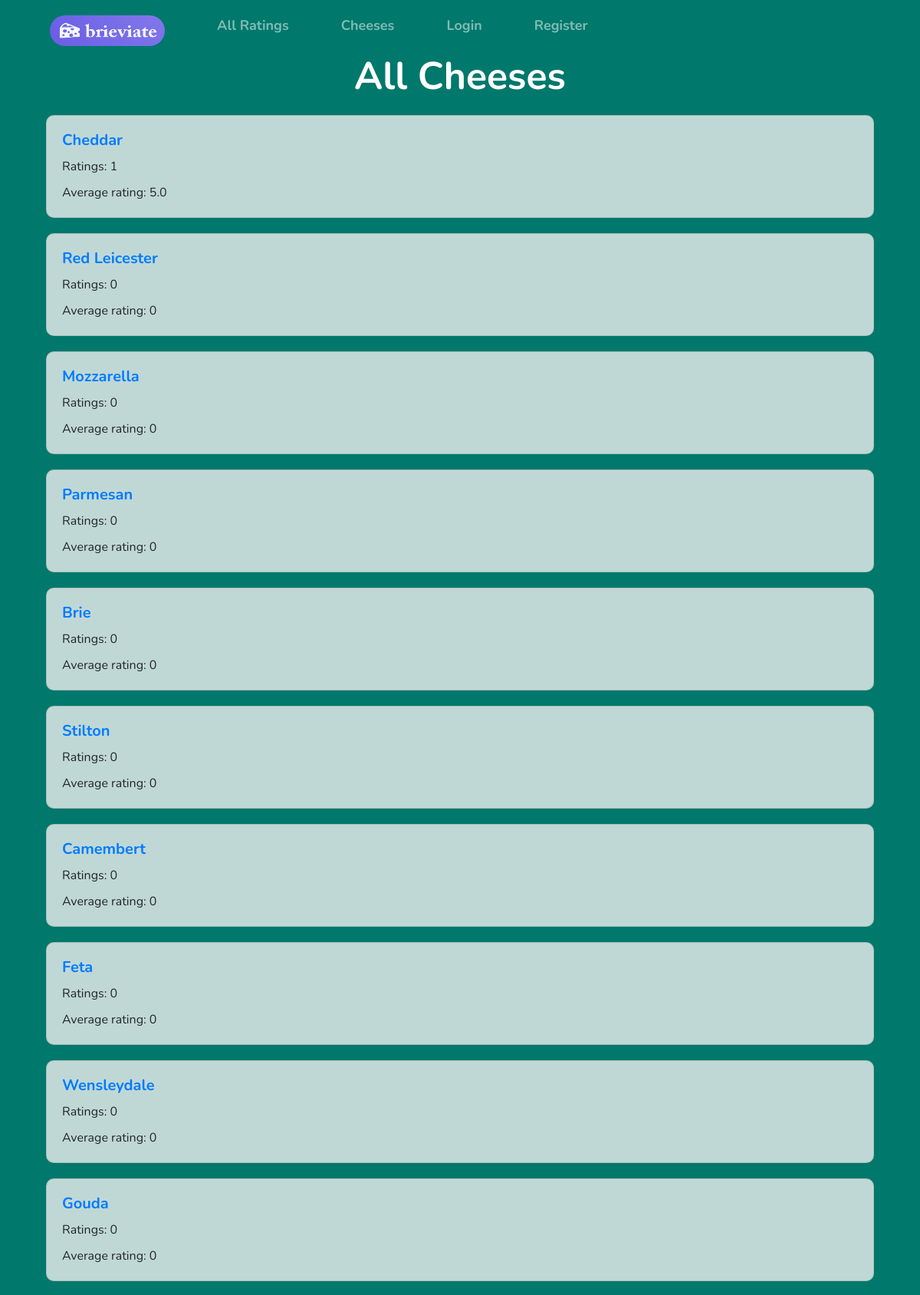
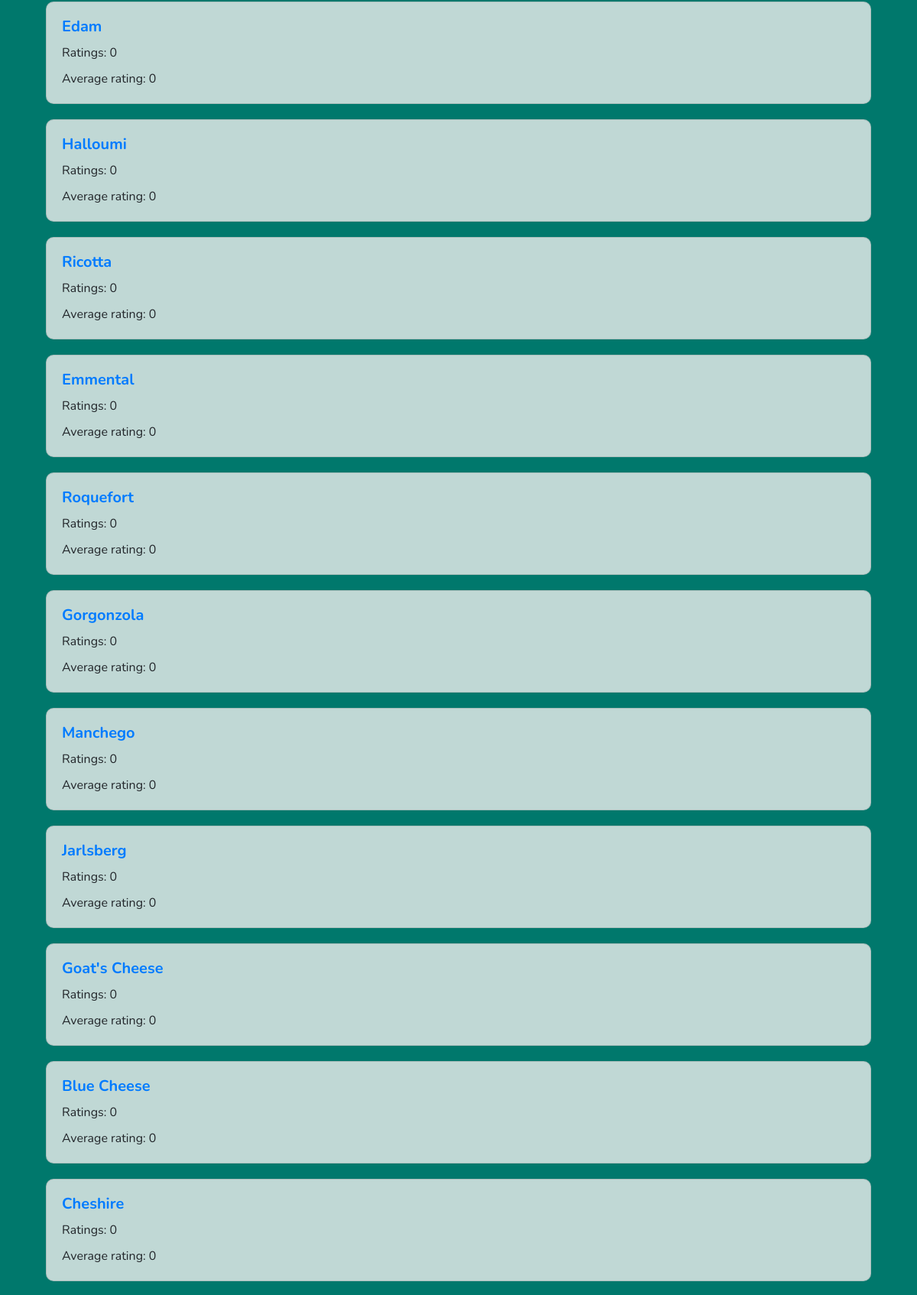
Screenshot of /all_cheeses (upper part) with the database file from the repository (2 pictures, top to bottom).
### app/models.py (models this page shows, shortened)
class Cheese(db.Model):
    id = db.Column(db.Integer, primary_key=True)
    name = db.Column(db.String(64), index=True, unique=False)

### app/cheeses.py (the view)
@cheeses.route('/all_cheeses')
def all_cheeses():
    cheeses_original=Cheese.query.all()
    cheeses=[]
    for entry in cheeses_original:
        cheese = {}
        cheese['id']=entry.id
        cheese['name']=entry.name
        cheese['ratings']=Review.query.filter_by(cheese_id=entry.id).count()
        if cheese['ratings'] == 0:
            cheese['average_rating']=0
        else:
            average_rating = Review.query.filter_by(cheese_id=entry.id).with_entities(db.func.avg(Review.rating)).first()[0]
            cheese['average_rating'] = round(average_rating, 2)
        cheeses.append(cheese)
    return render_template('all_cheeses.html', cheeses=cheeses, title='All Cheeses')

### app/__init__.py (called while the page is built)
@app.before_request
def initial_setup():
    filename = app.static_folder + '/cheeses.txt'
    get_cheeses(filename)

### app/get_cheeses.py (called while the page is built)
def get_cheeses(filename):
    with open(filename, 'r') as file:
        cheeses = file.readlines()
        for cheese_name in cheeses:
            cheese_name = cheese_name.strip()
            existing_cheese = Cheese.query.filter_by(name=cheese_name).first()
            if not existing_cheese:
                cheese = Cheese(name=cheese_name)
                db.session.add(cheese)
        db.session.commit()

### app/templates/all_cheeses.html
{% extends "base.html" %}
{% block content %}
<div class="container">
    <h1 class="page-title">All Cheeses</h1>
    <div class="container-fluid">
        <div class="row">
            <div class="col-12">
                {% for cheese in cheeses %}
                <div class="card">
                    <div class="card-body">
                        <h5 class="card-text-cheese"><a href="{{ url_for ('cheeses.cheese_profile', cheese=cheese.name.lower().replace(' ', '-')) }}">{{ cheese.name }}</a></h5>
                        <p class="card-text">Ratings: {{ cheese.ratings }}</p>
                        <p class="card-text">Average rating: {{ cheese.average_rating }}</p>
                    </div>
                </div>
                {% endfor %}
            </div>
        </div>
    </div>
</div>
{% endblock %}

### app/static/formatting.css (style rules this page uses)
.page-title { color: #ffffff; font-size: 50px; text-align: center; font-weight: bold; margin-bottom: 20px; }
.card { background-color: rgba(240, 240, 240, 0.8); backdrop-filter: blur(5px); border-radius: 10px; margin-bottom: 20px; }
.card-body { padding: 20px; }
.card-text { margin-bottom: 10px; }
.card-text-cheese { font-size: 20px; font-weight:bold; margin-bottom: 10px; }
body { background-color: #00786c; font-family: 'Nunito'; font-size: 16px; }

### rows the page displays
Cheese: name "Cheddar", ratings "1", average_rating "5.0"
Cheese: name "Red Leicester", ratings "0", average_rating "0"
Cheese: name "Mozzarella", ratings "0", average_rating "0"
Cheese: name "Parmesan", ratings "0", average_rating "0"
Cheese: name "Brie", ratings "0", average_rating "0"
Cheese: name "Stilton", ratings "0", average_rating "0"
Cheese: name "Camembert", ratings "0", average_rating "0"
Cheese: name "Feta", ratings "0", average_rating "0"
Cheese: name "Wensleydale", ratings "0", average_rating "0"
Cheese: name "Gouda", ratings "0", average_rating "0"
Cheese: name "Edam", ratings "0", average_rating "0"
Cheese: name "Halloumi", ratings "0", average_rating "0"
Cheese: name "Ricotta", ratings "0", average_rating "0"
Cheese: name "Emmental", ratings "0", average_rating "0"
Cheese: name "Roquefort", ratings "0", average_rating "0"
Cheese: name "Gorgonzola", ratings "0", average_rating "0"
Cheese: name "Manchego", ratings "0", average_rating "0"
Cheese: name "Jarlsberg", ratings "0", average_rating "0"
Cheese: name "Goat's Cheese", ratings "0", average_rating "0"
Cheese: name "Blue Cheese", ratings "0", average_rating "0"
Cheese: name "Cheshire", ratings "0", average_rating "0"
